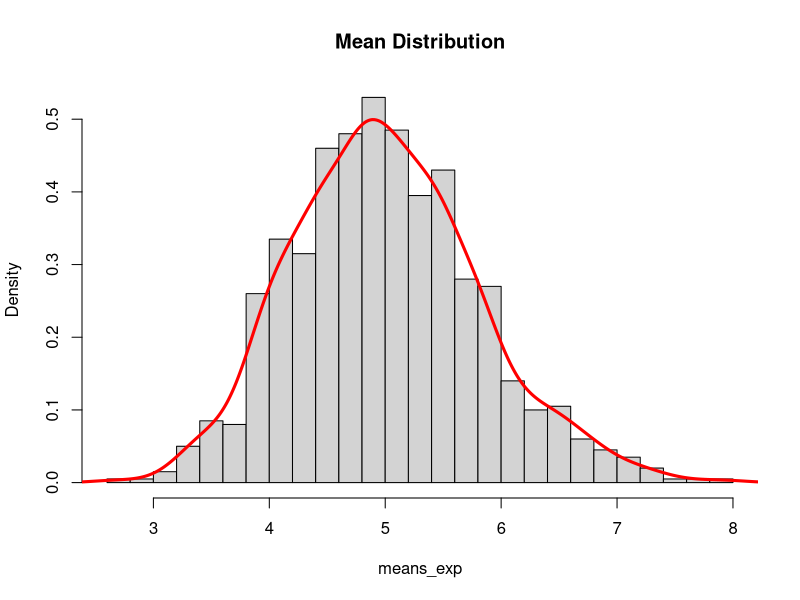
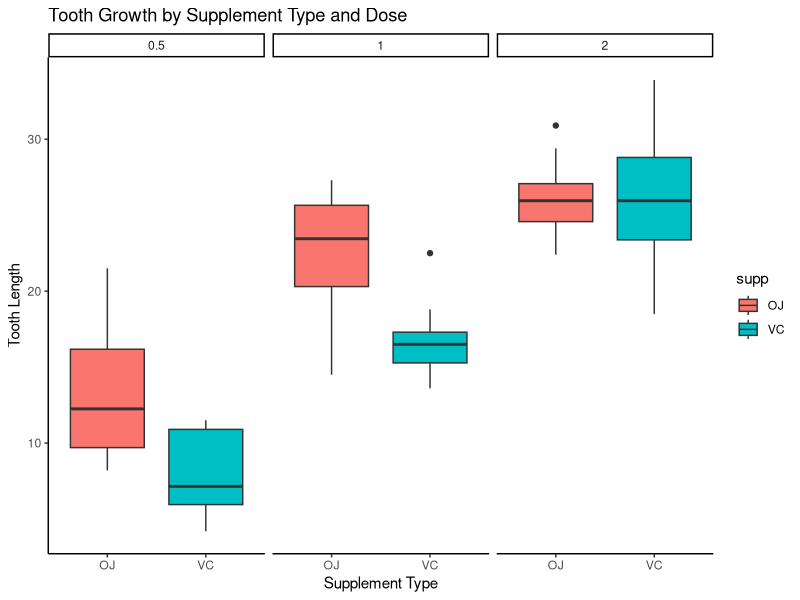
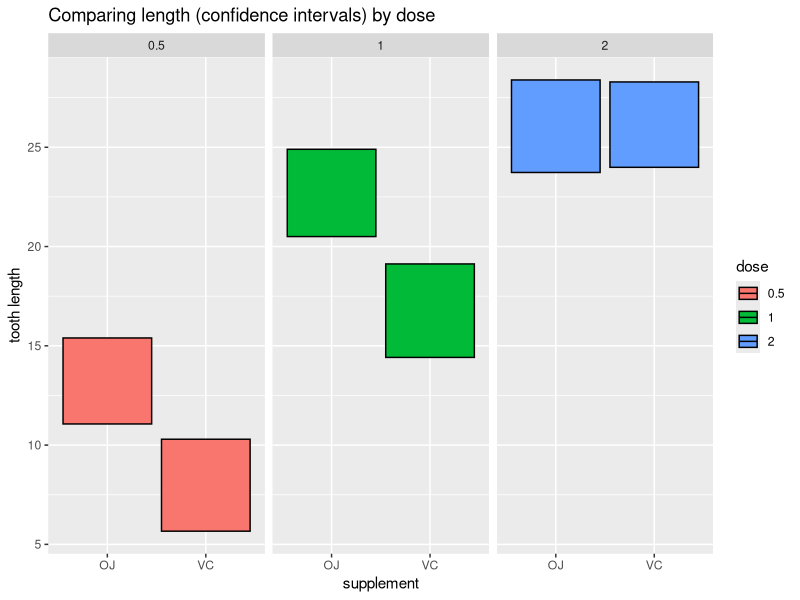

The R source for these figures, in order:
## ---- chunk 1
knitr::opts_chunk$set(echo = TRUE)
library(ggplot2)
library(plyr)
## ---- chunk 2
set.seed(150)
lambda <- 0.2
n <- 40
number_simulations <- 1000

simulated_sample <- replicate(number_simulations, rexp(n, lambda))
means_exp <- apply(simulated_sample, 2, mean)
## ---- chunk 3
sample_mean <- mean(means_exp)
theo_mean <- 1 / lambda
diff_means <- abs(theo_mean - sample_mean)
## ---- chunk 4
sample_var <- var(means_exp)
theo_var  <- (1 / lambda)^2 / (n)
diff_var <- abs(sample_var - theo_var)
## ---- chunk 5
hist(means_exp, prob=TRUE, main="Mean Distribution", breaks=30)
lines(density(means_exp), lwd=3, col="red")
## ---- chunk 6
data("ToothGrowth")
summary(ToothGrowth)

## ---- chunk 7
ggplot(ToothGrowth, aes(x = supp, y = len, fill = supp))+
  facet_grid(cols = vars(dose))+
  geom_boxplot()+
  labs(title = "Tooth Growth by Supplement Type and Dose",
       x = "Supplement Type",
       y = "Tooth Length")+
  theme_classic()
## ---- chunk 8
data <- data.frame(len = ToothGrowth$len, supp = ToothGrowth$supp, dose = as.factor(ToothGrowth$dose))
summaries <- ddply(data, .(supp, dose), summarize, mean = mean(len), sd = sd(len), n = length(len))
summaries$min <- summaries$mean - (qt(.975, (summaries$n-1) * summaries$sd / sqrt(summaries$n)))
summaries$max <- summaries$mean + (qt(.975, (summaries$n-1) * summaries$sd / sqrt(summaries$n)))
summaries
## ---- chunk 9
g <- ggplot(summaries)
g <- g + labs(title = "Comparing length (confidence intervals) by dose", x = "supplement", y = "tooth length")
g <- g + geom_crossbar(
  aes(ymin = min, ymax = max, x = supp, y = min, fill = dose),
  fatten = 0
)
g <- g + facet_wrap(~dose)
g
